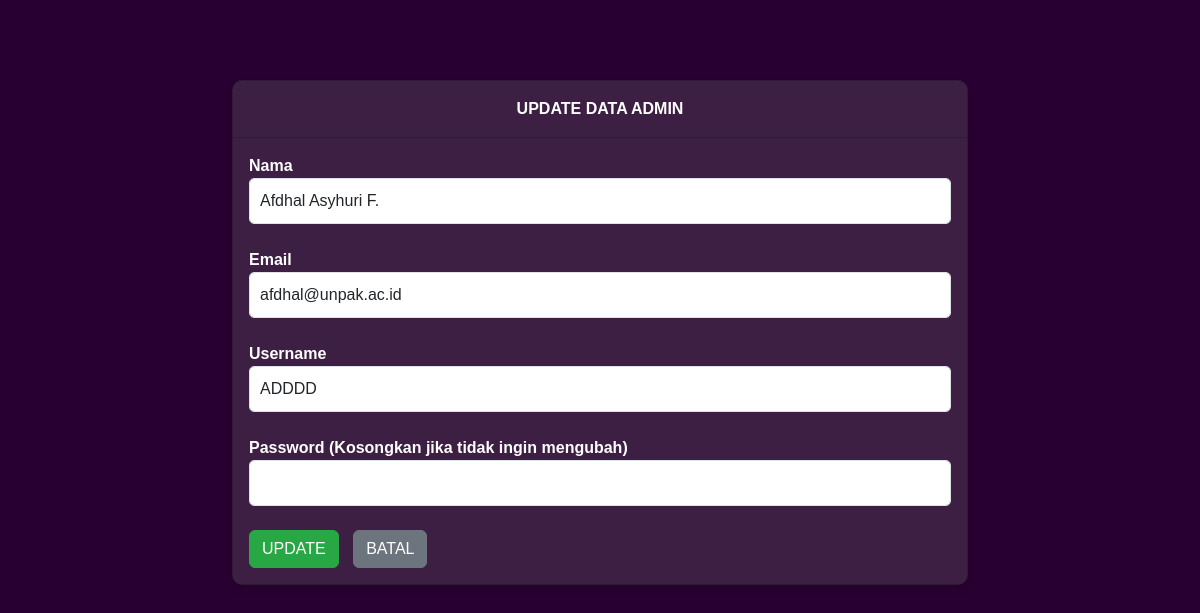
The page /admin/update_dataadmin.php?id=2 on the database its author committed.
### tables this page shows
CREATE TABLE `data_admin` (
  `id` int NOT NULL,
  `nama` varchar(100) NOT NULL,
  `email` varchar(255) NOT NULL,
  `username` varchar(50) NOT NULL,
  `password` varchar(255) NOT NULL
);

### admin/update_dataadmin.php (the view, shortened to what this page needs)
<!DOCTYPE html>
<html lang="en">
<head>
    <link href="https://cdn.jsdelivr.net/npm/bootstrap@5.3.3/dist/css/bootstrap.min.css" rel="stylesheet">
    <link rel="stylesheet" href="styleT.css">
</head>
<body>
<div class="container" style="margin-top: 80px">
    <div class="row">
        <div class="col-md-8 offset-md-2">
            <div class="card">
                <div class="card-header">
                    UPDATE DATA ADMIN
                </div>
                <div class="card-body">
                <?php
                    include("koneksi.php");
                    if (isset($_GET['id'])) {
                        $id = $_GET['id'];
                        $query = mysqli_query($connection, "SELECT * FROM data_admin WHERE id = '$id'");
                        $row = mysqli_fetch_array($query);
                    } else {
                        echo "ID tidak ditemukan!";
                        exit;
                    }
                    ?>
                    <form action="update_dataadmin.php?id=<?php echo $id; ?>" method="POST">
                        <div class="form-group">
                            <label>Nama</label>
                            <input type="text" name="nama" value="<?php echo $row['nama']; ?>" class="form-control" required>
                        </div>
                        <div class="form-group">
                            <label>Email</label>
                            <input type="email" name="email" value="<?php echo $row['email']; ?>" class="form-control" required>
                        </div>
                        <div class="form-group">
                            <label>Username</label>
                            <input type="text" name="username" value="<?php echo $row['username']; ?>" class="form-control" required>
                        </div>
                        <div class="form-group">
                            <label>Password (Kosongkan jika tidak ingin mengubah)</label>
                            <input type="password" name="password" class="form-control">
                        </div>
                        <button type="submit" class="btn btn-success">UPDATE</button>
                        <a href="data_admin.php" class="btn btn-secondary">BATAL</a>
                    </form>
                </div>
            </div>
        </div>
    </div>
</div>
</body>
</html>

### admin/styleT.css (style rules this page uses)
body { background-color: #280031; color: #ffffff; font-family: "Arial", sans-serif; }
.card { background-color: #3C1F42; box-shadow: 0 4px 8px rgba(0, 0, 0, 0.1); border-radius: 10px; overflow: hidden; }
.card-header { background-color: #3C1F42; color: #ffffff; padding: 1rem; font-weight: bold; text-align: center; }
.card-body { background-color: #3C1F42; color: #ffffff; }
.form-group { margin-bottom: 1.5rem; }
.form-group label { font-weight: bold; color: #ffffff; }
.form-control { border-radius: 5px; padding: 10px; }
.btn-success { background-color: #28a745; border-color: #28a745; margin-right: 10px; }

### rows shown on the page
data_admin: nama "Afdhal Asyhuri F.", email "afdhal@unpak.ac.id", username "ADDDD"
